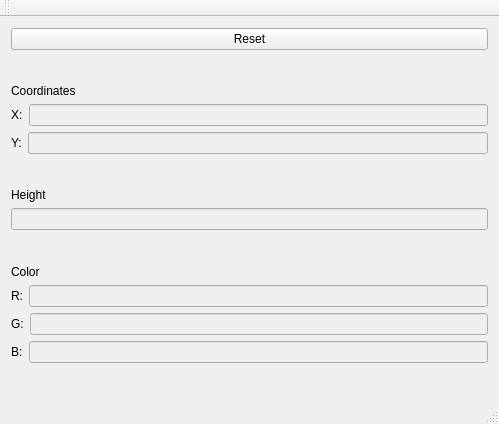
<?xml version="1.0" encoding="UTF-8"?>
<ui version="4.0">
 <class>height_map</class>
 <widget class="QMainWindow" name="height_map">
  <property name="geometry">
   <rect>
    <x>0</x>
    <y>0</y>
    <width>499</width>
    <height>424</height>
   </rect>
  </property>
  <property name="windowTitle">
   <string>height_map</string>
  </property>
  <widget class="QWidget" name="centralWidget">
   <layout class="QHBoxLayout" name="horizontalLayout_7">
    <item>
     <layout class="QHBoxLayout" name="horizontalLayout_6">
      <item>
       <layout class="QVBoxLayout" name="verticalLayout_4">
        <item>
         <widget class="QPushButton" name="pbResetMap">
          <property name="text">
           <string>Reset</string>
          </property>
         </widget>
        </item>
        <item>
         <spacer name="verticalSpacer_4">
          <property name="orientation">
           <enum>Qt::Vertical</enum>
          </property>
          <property name="sizeHint" stdset="0">
           <size>
            <width>20</width>
            <height>40</height>
           </size>
          </property>
         </spacer>
        </item>
        <item>
         <layout class="QVBoxLayout" name="verticalLayout">
          <item>
           <widget class="QLabel" name="lcoordinates">
            <property name="text">
             <string>Coordinates</string>
            </property>
           </widget>
          </item>
          <item>
           <layout class="QHBoxLayout" name="horizontalLayout">
            <item>
             <widget class="QLabel" name="lx">
              <property name="text">
               <string>X:</string>
              </property>
             </widget>
            </item>
            <item>
             <widget class="QLineEdit" name="lEX">
              <property name="enabled">
               <bool>false</bool>
              </property>
             </widget>
            </item>
           </layout>
          </item>
          <item>
           <layout class="QHBoxLayout" name="horizontalLayout_2">
            <item>
             <widget class="QLabel" name="ly">
              <property name="text">
               <string>Y:</string>
              </property>
             </widget>
            </item>
            <item>
             <widget class="QLineEdit" name="lEY">
              <property name="enabled">
               <bool>false</bool>
              </property>
             </widget>
            </item>
           </layout>
          </item>
         </layout>
        </item>
        <item>
         <spacer name="verticalSpacer">
          <property name="orientation">
           <enum>Qt::Vertical</enum>
          </property>
          <property name="sizeHint" stdset="0">
           <size>
            <width>20</width>
            <height>40</height>
           </size>
          </property>
         </spacer>
        </item>
        <item>
         <layout class="QVBoxLayout" name="verticalLayout_2">
          <item>
           <widget class="QLabel" name="lHeight">
            <property name="text">
             <string>Height</string>
            </property>
           </widget>
          </item>
          <item>
           <widget class="QLineEdit" name="lEHeight">
            <property name="enabled">
             <bool>false</bool>
            </property>
           </widget>
          </item>
         </layout>
        </item>
        <item>
         <spacer name="verticalSpacer_2">
          <property name="orientation">
           <enum>Qt::Vertical</enum>
          </property>
          <property name="sizeHint" stdset="0">
           <size>
            <width>20</width>
            <height>40</height>
           </size>
          </property>
         </spacer>
        </item>
        <item>
         <layout class="QVBoxLayout" name="verticalLayout_3">
          <item>
           <widget class="QLabel" name="lColor">
            <property name="text">
             <string>Color</string>
            </property>
           </widget>
          </item>
          <item>
           <layout class="QHBoxLayout" name="horizontalLayout_5">
            <item>
             <widget class="QLabel" name="lR">
              <property name="text">
               <string>R:</string>
              </property>
             </widget>
            </item>
            <item>
             <widget class="QLineEdit" name="lER">
              <property name="enabled">
               <bool>false</bool>
              </property>
             </widget>
            </item>
           </layout>
          </item>
          <item>
           <layout class="QHBoxLayout" name="horizontalLayout_4">
            <item>
             <widget class="QLabel" name="lG">
              <property name="text">
               <string>G:</string>
              </property>
             </widget>
            </item>
            <item>
             <widget class="QLineEdit" name="lEG">
              <property name="enabled">
               <bool>false</bool>
              </property>
             </widget>
            </item>
           </layout>
          </item>
          <item>
           <layout class="QHBoxLayout" name="horizontalLayout_3">
            <item>
             <widget class="QLabel" name="lB">
              <property name="text">
               <string>B:</string>
              </property>
             </widget>
            </item>
            <item>
             <widget class="QLineEdit" name="lEB">
              <property name="enabled">
               <bool>false</bool>
              </property>
             </widget>
            </item>
           </layout>
          </item>
         </layout>
        </item>
        <item>
         <spacer name="verticalSpacer_3">
          <property name="orientation">
           <enum>Qt::Vertical</enum>
          </property>
          <property name="sizeHint" stdset="0">
           <size>
            <width>20</width>
            <height>40</height>
           </size>
          </property>
         </spacer>
        </item>
       </layout>
      </item>
     </layout>
    </item>
   </layout>
  </widget>
  <widget class="QMenuBar" name="menuBar">
   <property name="geometry">
    <rect>
     <x>0</x>
     <y>0</y>
     <width>499</width>
     <height>22</height>
    </rect>
   </property>
  </widget>
  <widget class="QToolBar" name="mainToolBar">
   <attribute name="toolBarArea">
    <enum>TopToolBarArea</enum>
   </attribute>
   <attribute name="toolBarBreak">
    <bool>false</bool>
   </attribute>
  </widget>
  <widget class="QStatusBar" name="statusBar"/>
 </widget>
 <layoutdefault spacing="6" margin="11"/>
 <resources/>
 <connections/>
</ui>
